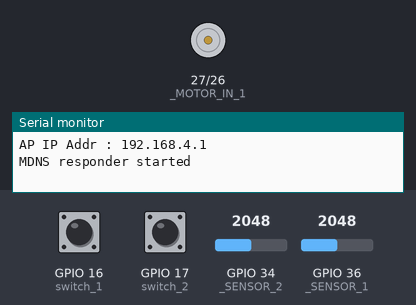
Recording of a program running on a simulated ESP32. Shown: motor-driver pin pairs drawn as motors (green arrow = first pin HIGH = forward, orange = second pin HIGH = backward, longer = more drive, scaled by the enable pin), the last lines printed to the serial monitor. The inputs (shaded band) are chosen by the test bench; at power-on: GPIO 16 (switch_1) LOW, GPIO 36 (_SENSOR_1) = 2048, GPIO 17 (switch_2) LOW, GPIO 34 (_SENSOR_2) = 2048.

Above: at 1.2 s.
1.3 s: GPIO 16 (switch_1) pulled HIGH for 0.15 s
At 1.7 s:
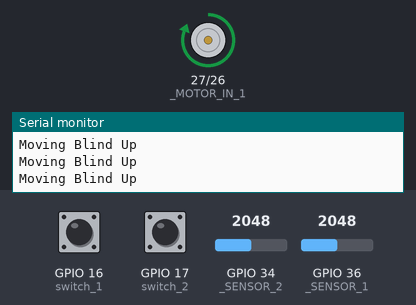
2.9 s: GPIO 36 (_SENSOR_1) set to 12
4.4 s: GPIO 36 (_SENSOR_1) set to 9
At 5.6 s:
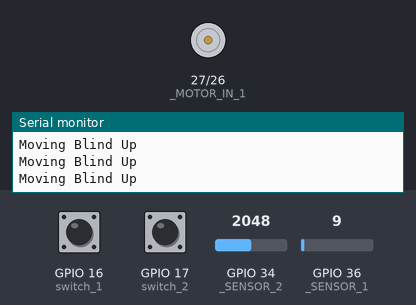
5.9 s: GPIO 17 (switch_2) pulled HIGH for 0.15 s
At 6.4 s:
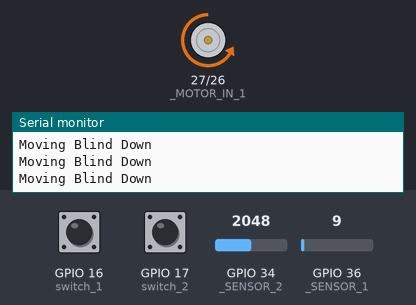
Timing chart, 0 to 8.5 s (numbered marks = the images above; inputs shaded):
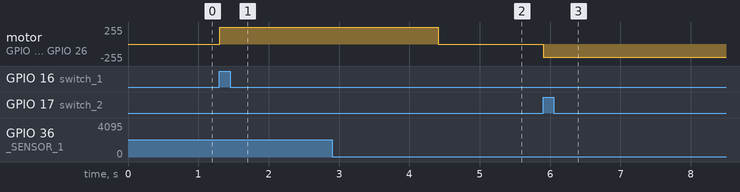

The program:

main.cpp
```cpp
#include <Arduino.h>
#include <WiFi.h>
#include <ESPmDNS.h>
#include <ESPAsyncWebServer.h>

#include <HallEffect.h>
#include <MotorDriver.h>
#include <Webpage.h>

// I/O Pin Defnitions
// Motor Pins
int motor_in_1 = 27;
int motor_in_2 = 26;
int motor_pwm = 25;

// Hall Effect sensor Pins
int sensor_1 = 36;
int sensor_2 = 34;

// Rocker Switch Pin
int switch_1 = 16;
int switch_2 = 17;

// Blinds global flag value for execution
bool moveBlindsUp_flag = false;
bool moveBlindsDown_flag = false;

// Initializing Motor and Hall Effect Sensor
MotorDriver motor(motor_in_1, motor_in_2, motor_pwm);
HallEffect hallEffect(sensor_1, sensor_2);

// Webserver hosted at Port 80
AsyncWebServer server(80);

void moveUp(){
  // Rotate the motor if the curtain is not at TOP
  while (hallEffect.checkPosition() != "top"){
    motor.rotateCW(255);
    Serial.println("Moving Blind Up");
    delay(100);
  }
  motor.brake();
}

void moveDown(){
  // Rotate the motor if the curtain is not at BOTTOM
  while (hallEffect.checkPosition() != "bottom"){
    motor.rotateCCW(200);
    Serial.println("Moving Blind Down");
    delay(100);
  }
  motor.brake();
}

void notFound(AsyncWebServerRequest *request){
  request->send(404, "text/plain", "Page Not found");
}

void setup() {
  // Initializing Serial Monitor
  Serial.begin(115200);
  pinMode(switch_1, INPUT_PULLDOWN);
  pinMode(switch_2, INPUT_PULLDOWN);

  // Wifi Access Point Credetials
  WiFi.softAP("Automated Blinds", "");
  Serial.print("AP IP Addr : ");
  Serial.println(WiFi.softAPIP());


  if (MDNS.begin("ESP")) {
    Serial.println("MDNS responder started");
  }

  // Send webpage on request
  server.on("/", [](AsyncWebServerRequest * request){
    request->send_P(200, "text/html", webpage);
  });

  server.on("/blind/up", HTTP_GET, [](AsyncWebServerRequest * request){
    request->send_P(200, "text/html", webpage);
    moveBlindsUp_flag = true;
  });

  server.on("/blind/down", HTTP_GET, [](AsyncWebServerRequest * request){
    request->send_P(200, "text/html", webpage);
    moveBlindsDown_flag = true;
  });

  server.onNotFound(notFound);

  server.begin();
}

void loop() {
  // Move Up if Switch 1 is HIGH
  if (digitalRead(switch_1)==HIGH){
    moveUp();
    delay(200);
  }

  // Move Down if Switch 2 is HIGH
   if (digitalRead(switch_2)==HIGH){
    moveDown();
    delay(200);
  }

  // Using flags to trigger events because otherwise causes watchdog errors
  // Move blinds up if the flag is triggered
  if (moveBlindsUp_flag){
    moveBlindsUp_flag = false;
    moveUp();
  }

  // Move blinds down if the flag is triggered
  if (moveBlindsDown_flag){
    moveBlindsDown_flag = false;
    moveDown();
  }
}
```

Webpage.h
```cpp
#include <Arduino.h>

char webpage[] PROGMEM = R"=====(
<!DOCTYPE html>
<html lang="en">
<head>
    <meta charset="UTF-8">
    <meta http-equiv="X-UA-Compatible" content="IE=edge">
    <meta name="viewport" content="width=device-width, initial-scale=1.0">
    <title>Automated Window Blinds</title>
</head>
<style>
    * {
    box-sizing: border-box;
    background-color: #2b2d30;
    }

    h1 {
    color: white;
    font: 1.5em "Dosis", sans-serif;
    font-size: 2em;
    letter-spacing: 1px;
    text-align: center;
    }

    .container {
    display: flex;
    flex-wrap: wrap;
    justify-content: center;
    }

    .container .buttons {
    display: flex;
    flex-direction: column;
    }

    .container a {
    padding: 15px 20px;
    font: 13px "Montserrat", sans-serif;
    font-weight: 700;
    letter-spacing: 2px;
    text-transform: uppercase;
    text-decoration: none;
    text-align: center;
    margin: 1em;
    }

    .button {
    color: white;
    background-color: #2d7eff;
    border: 5px solid transparent;
    transition: 0.2s ease;
    border-radius: 50px;
    }

    input[type=text]{
    width:50%;
    border:2px solid #aaa;
    border-radius:4px;
    margin:8px 0;
    outline:none;
    padding:8px;
    box-sizing:border-box;
    transition:.3s;
    }
</style>
<body>
    <h1>Automated Window Blinds</h1>
    <div class="container">
        <div class="buttons">
            <a class="button" onclick="window.location = 'http://'+location.hostname+'/blind/up'">Move Up</a>
            <a class="button" onclick="window.location = 'http://'+location.hostname+'/blind/down'" style="background-color: #119598;">Move Down</a>
	    </div>
    </div>
</body>
</html>
)=====";
```

HallEffect.h
```cpp
#include <Arduino.h>

class HallEffect{
    int _SENSOR_1;
    int _SENSOR_2;

    public:
        // Initialize the Hall Effect sensors
        HallEffect(int sensor_1, int sensor_2){
            _SENSOR_1 = sensor_1;
            _SENSOR_2 = sensor_2;

            pinMode(_SENSOR_1, INPUT);
            pinMode(_SENSOR_2, INPUT);
        };

        // Check for the position of the curtain
        String checkPosition(){
            // Check if sensor is active
            if (isActive(_SENSOR_1)){
                return "top";
            }
            // Check if sensor 2 is active
            else if (isActive(_SENSOR_2)){
                return "bottom";
            }
            // Both sensors not active
            else {
                return "middle";
            }
        }

    private:
        // Check whether the sensor is active
        bool isActive(int sensor){
            int sensorValue = analogRead(sensor);
            // Serial.println(sensorValue);
            int threshold = 10;

            if (sensorValue <= threshold){
                return true;
            }
            return false;
        }
};
```

MotorDriver.h
```cpp
#include <Arduino.h>

class MotorDriver{
    int _MOTOR_IN_1;
    int _MOTOR_IN_2;
    int _MOTOR_PWM;

    public:
        // Initilize the motor driver pins
        MotorDriver(int motor_in_1, int motor_in_2, int motor_pwm){
            _MOTOR_IN_1 = motor_in_1;
            _MOTOR_IN_2 = motor_in_2;
            _MOTOR_PWM = motor_pwm;

            pinMode(_MOTOR_IN_1, OUTPUT);
            pinMode(_MOTOR_IN_2, OUTPUT);
            pinMode(_MOTOR_PWM, OUTPUT);
        }

        // Rotates the motor in Clockwise direction at a specific speed
        void rotateCW(int motorSpeed){
            digitalWrite(_MOTOR_IN_1, 1);
            digitalWrite(_MOTOR_IN_2, 0);
            // Control the motor speed using pwm
            analogWrite(_MOTOR_PWM, motorSpeed);
        }

        // Rotates the motor in Counter Clockwise direction at a specific speed
        void rotateCCW(int motorSpeed){
            digitalWrite(_MOTOR_IN_1, 0);
            digitalWrite(_MOTOR_IN_2, 1);
            // Control the motor speed using pwm
            analogWrite(_MOTOR_PWM, motorSpeed);
        }

        // Brake the motor; Bring the motor to a halt
        void brake(){
            digitalWrite(_MOTOR_IN_1, 0);
            digitalWrite(_MOTOR_IN_2, 0);
        }
};
```

Measured:
- the behaviour switches between 11 and 10 on GPIO 36 (_SENSOR_1) (found by bisection; images 1 and 2)
- after the input at 1.3 s, motor on GPIO 27 (_MOTOR_IN_1) / GPIO 26 (_MOTOR_IN_2): stopped → forward 255/255 at once
- after the input at 4.4 s, motor on GPIO 27 (_MOTOR_IN_1) / GPIO 26 (_MOTOR_IN_2): forward 255/255 → stopped at once
- after the input at 5.9 s, motor on GPIO 27 (_MOTOR_IN_1) / GPIO 26 (_MOTOR_IN_2): stopped → backward 200/255 at once
